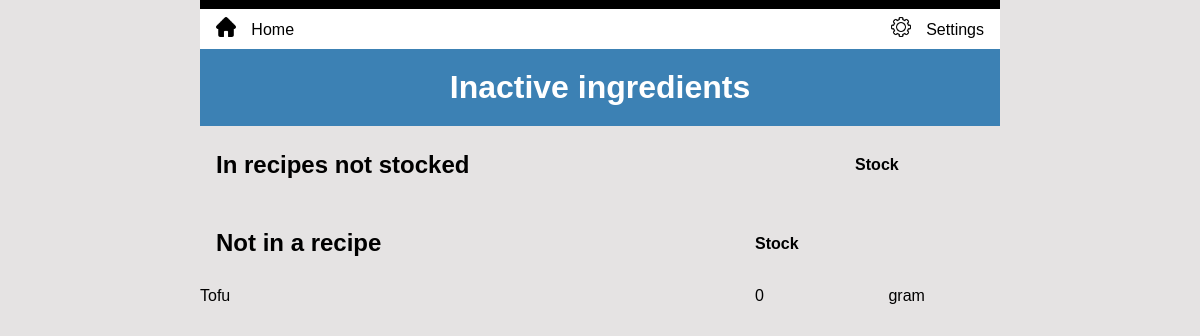
Page /stock/ingredients/orphans/ (signed in) on the earlier database version.
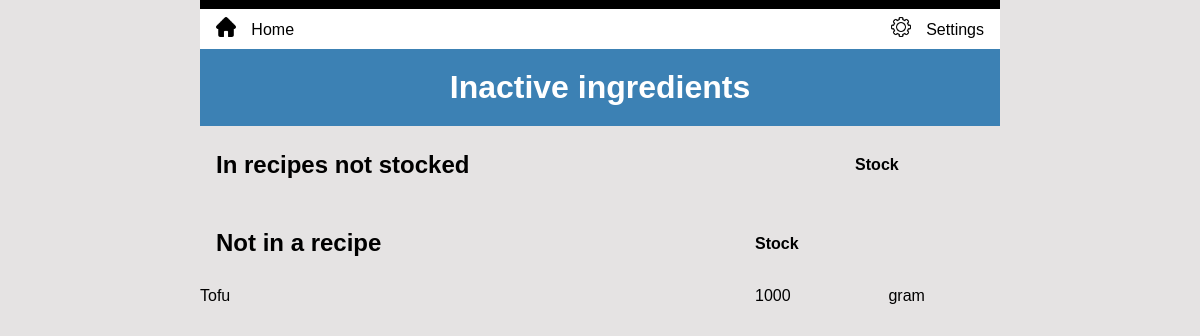
Same page on the later database version.
### inventory/models.py (models this page shows, shortened)
class Ingredient(models.Model):
    class Meta:
        ordering = ['name']
    name = models.CharField(unique=True, max_length=200)
    quantity = models.PositiveIntegerField(blank=True, null=True)
    unit = models.CharField(max_length=10)
    unit_price = models.DecimalField(
        blank=True, null=True, max_digits=6, decimal_places=3
    )
    kanban = models.BooleanField(default=False, verbose_name='Reorder')
    threshold = models.IntegerField(blank=True, null=True, verbose_name='Reorder Threshold')
    re_order = models.IntegerField(blank=True, null=True, verbose_name='Reorder Quantity')
    def no_recipe(self):
        recipes = self.recipe_set.all()
        if len(recipes) == 0:
            return True
        else:
            return False
    def non_stock(self):
        recipes = self.recipe_set.all()
        if len(recipes) == 1 and recipes[0].menu_item.stock_item == False:
            return True
        else:
            return False

### inventory/views.py (the view)
# urls.py: path('stock/ingredients/orphans/', views.OrphanIngredientView.as_view(), name='orphans'),
class OrphanIngredientView(LoginRequiredMixin, ListView):
    model = Ingredient
    template_name = "inventory/orphans.html"
    def get_queryset(self):
        ingredients = Ingredient.objects.all()
        self.no_recipe = [obj for obj in ingredients if obj.no_recipe()]
        non_stock = [obj for obj in ingredients if obj.non_stock()]
        return non_stock
    def get_context_data(self, **kwargs):
        context = super().get_context_data(**kwargs)
        context['no_recipe'] = self.no_recipe
        return context

### inventory/templates/inventory/orphans.html (shortened to what this page needs)
{% extends 'base.html' %}
{% load static %}
{% block content %}
  <h1>Inactive ingredients</h1>
  <table>
    <thead>
      <tr>
        <th><h2>In recipes not stocked</h2></th>
        <th>Stock</th>
        <th></th>
      </tr>
    </thead>
  </table>
  <table>
    <thead>
      <tr>
        <th><h2>Not in a recipe</h2></th>
        <th>Stock</th>
        <th></th>
      </tr>
    </thead>
    <tbody>
      {% for item in no_recipe %}
        <tr>
          <td>{{ item.name }}</td>
          <td>{{ item.quantity }}</td>
          <td>{{ item.unit }}</td>
      {% endfor %}
    </tbody>
  </table>
{% endblock %}

Differences in the rows shown:
changed Ingredient "Tofu": quantity "0" → "1000"
